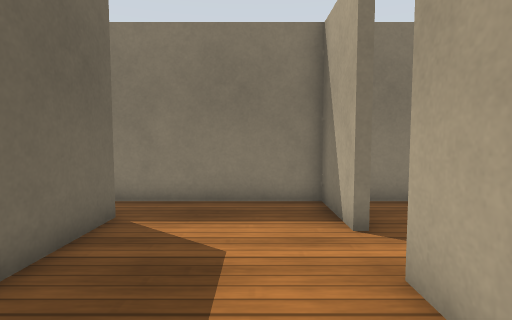
[1] (above)

16 first-person views from a walk through a world built for the Gazebo simulator. The camera is 0.86 m above the floor, tilts 4° down and sees 80° across. The floor is counted in squares, 0.5 m on a side. Each view is taken from the middle of a square. On the plan, view 1 faces up. The plan holds only what a view shows up to about 16 squares ahead; the rest is blank. Gazebo's built-in surfaces are drawn with simple patterns.

[2]
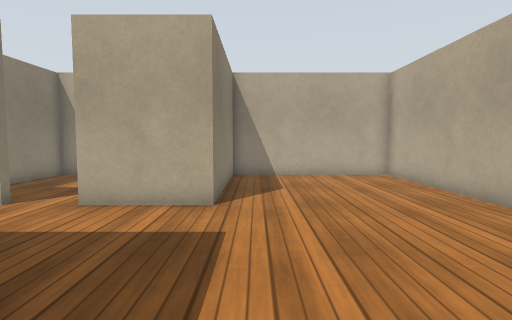

[3]
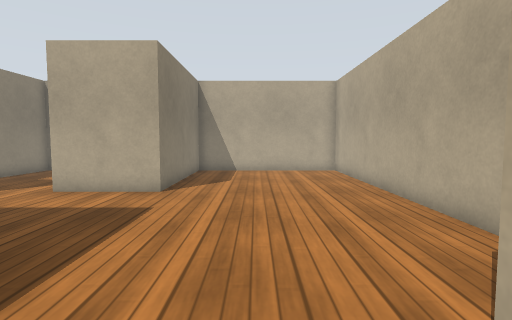

[4]
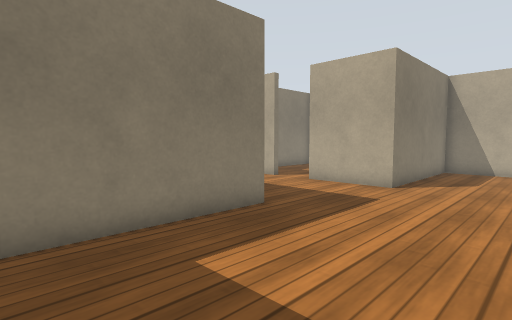

[5]
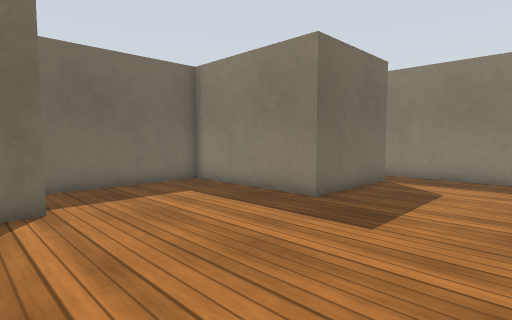

[6]
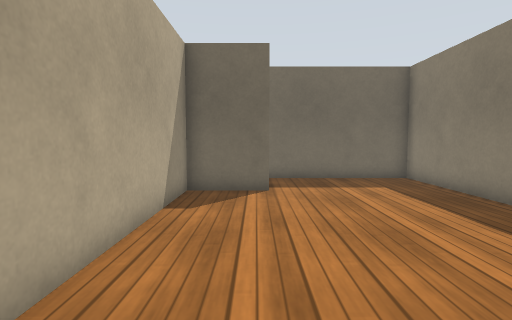

[7]
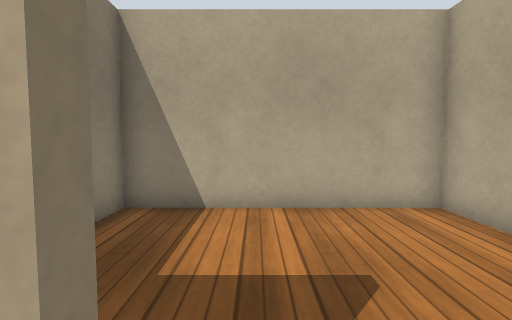

[8]
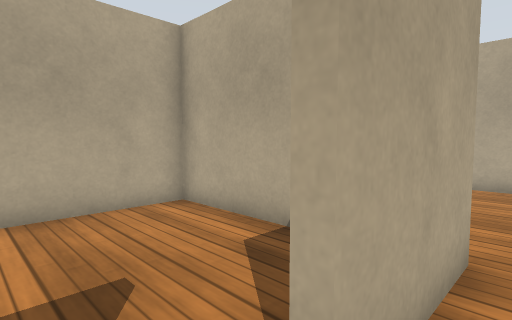

[9]
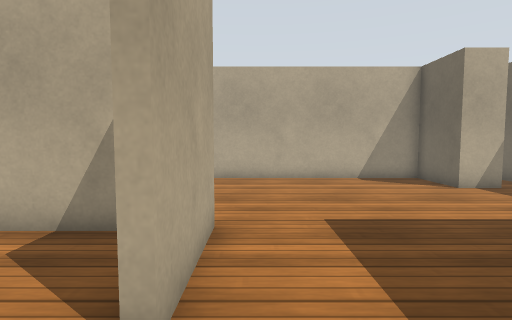

[10]
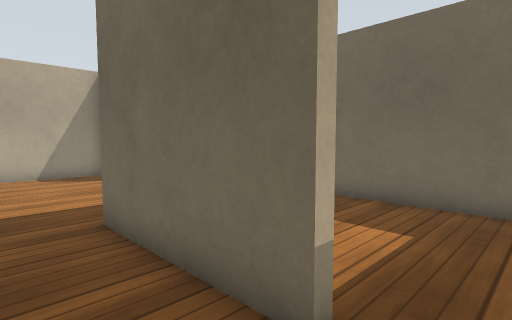

[11]
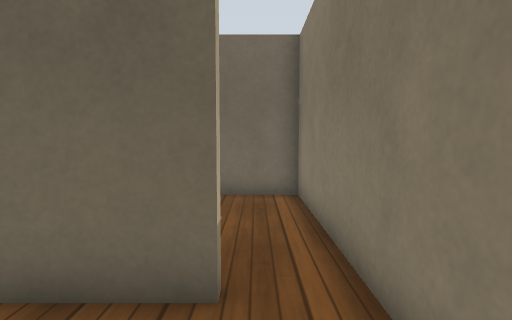

[12]
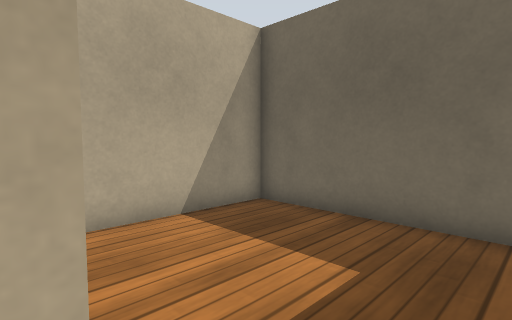

[13]
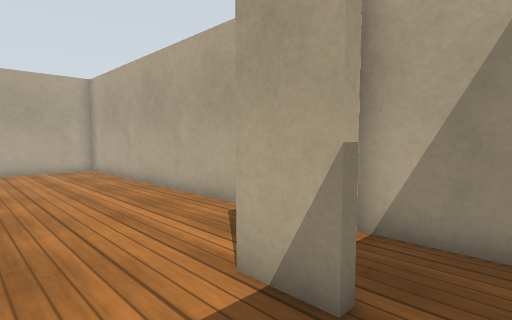

[14]
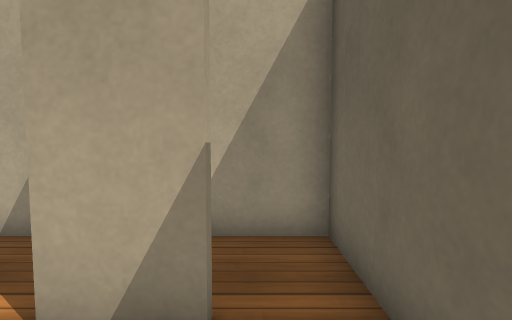

[15]
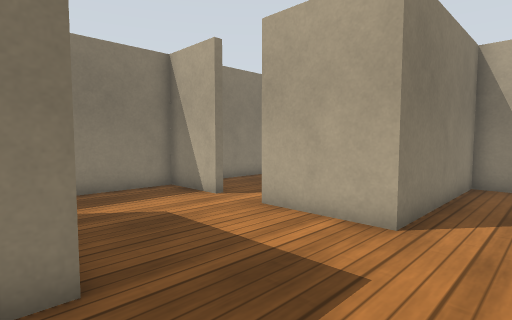

[16]
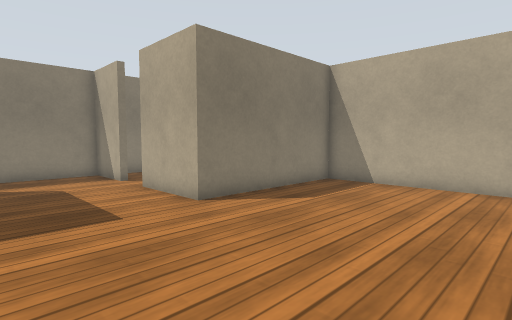

### Floor plan
Points are (right, up) in squares from view 1. A wall is a line through its corners. A room is listed if a view was taken in it or the views show most of it. See-through windows are left out.
Room 1 (views 1, 2, 3, 4, 5, 6, 7, 8, 9, 10, 11, 12, 13, 14, 15, 16)
walls: (-7.6, -4.6) (-6.1, -4.6) (-6.1, -7.3) (8.5, -7.3) (8.5, 0.1) (1.8, 0.1) (1.8, 3.6); (1.8, 5.5) (1.8, 8.3) (-3.4, 8.3); (-3.5, 6.6) (-3.1, 6.6) (-3.1, 1.6) (-9.3, 1.6) (-9.3, -7.3) (-6.4, -7.3)
ways out: opening at (2, 4.5) to room 2; opening at (-3, 7.5) to room 3
Room 2 (no view inside)
walls: (3.5, 0.4) (8.5, 0.4) (8.5, 8.3) (3.1, 8.3)
ways out: opening at (2, 4.5) to room 1
Room 3 (no view inside)
walls: (-3.4, 8.3) (-9.3, 8.3) (-9.3, 1.9) (-4.6, 1.9)
ways out: opening at (-3, 7.5) to room 1

Where each view was taken, in squares from view 1:
view 1: 0 up, 0 right, facing up
view 2: 1 down, 6 left, facing right
view 3: 3 down, 8 left, facing right
view 4: 4 down, 9 left, facing up-right
view 5: 6 down, 2 right, facing up-left
view 6: 5 down, 4 right, facing left
view 7: 5 up, 1 right, facing right
view 8: 5 up, 1 right, facing down-right
view 9: 6 up, 1 right, facing down
view 10: 8 up, 1 left, facing down-left
view 11: 7 up, 0 right, facing left
view 12: 8 up, 3 left, facing down-left
view 13: 2 down, 9 left, facing down-right
view 14: 2 down, 8 left, facing down
view 15: 2 down, 4 left, facing up-right
view 16: 7 down, 3 left, facing up-right
